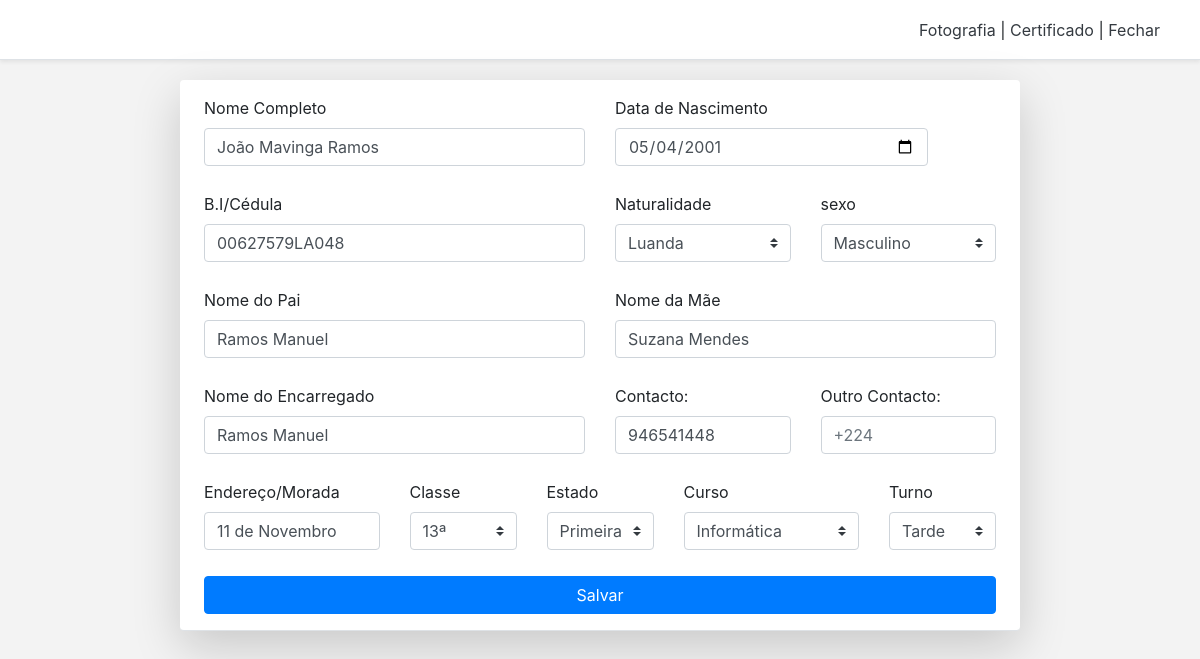
/paginas/ed_matricula.php?&id=1 (signed in), run on the app's committed database.
### tables this page shows
CREATE TABLE IF NOT EXISTS `matricula` (
  `id_matricula` int(11) NOT NULL AUTO_INCREMENT,
  `nome` varchar(50) NOT NULL,
  `data` date NOT NULL,
  `bi` varchar(50) NOT NULL,
  `fk_provincia` int(11) NOT NULL,
  `fk_sexo` int(11) NOT NULL,
  `fk_encarregado` int(11) NOT NULL,
  `fk_contacto` int(11) NOT NULL,
  `fk_morada` int(11) NOT NULL,
  `fk_classe` int(11) NOT NULL,
  `fk_curso` int(11) NOT NULL,
  `fk_turno` int(11) NOT NULL,
  `fk_repitent` int(11) NOT NULL,
  `fk_foto` int(11) NOT NULL,
  `fk_cert` int(11) NOT NULL,
  `criado` date DEFAULT NULL,
  PRIMARY KEY (`id_matricula`),
  KEY `fk_provincia` (`fk_provincia`),
  KEY `fk_sexo` (`fk_sexo`),
  KEY `fk_encarregado` (`fk_encarregado`),
  KEY `fk_contacto` (`fk_contacto`),
  KEY `fk_morada` (`fk_morada`),
  KEY `fk_classe` (`fk_classe`),
  KEY `fk_curso` (`fk_curso`),
  KEY `fk_turno` (`fk_turno`),
  KEY `fk_repitent` (`fk_repitent`),
  KEY `fk_foto` (`fk_foto`),
  KEY `fk_cert` (`fk_cert`)
);

CREATE TABLE IF NOT EXISTS `provincia` (
  `id_provincia` int(11) NOT NULL AUTO_INCREMENT,
  `provincia` varchar(50) NOT NULL,
  PRIMARY KEY (`id_provincia`)
);

CREATE TABLE IF NOT EXISTS `sexo` (
  `id_sexo` int(11) NOT NULL AUTO_INCREMENT,
  `sexo` varchar(10) NOT NULL,
  PRIMARY KEY (`id_sexo`)
);

CREATE TABLE IF NOT EXISTS `encarregado` (
  `id_encarregado` int(11) NOT NULL AUTO_INCREMENT,
  `pai` varchar(50) NOT NULL,
  `mae` varchar(50) NOT NULL,
  `encarregado` varchar(50) NOT NULL,
  PRIMARY KEY (`id_encarregado`)
);

CREATE TABLE IF NOT EXISTS `contacto` (
  `id_contacto` int(11) NOT NULL AUTO_INCREMENT,
  `contacto` varchar(9) NOT NULL,
  `outro` varchar(9) DEFAULT NULL,
  PRIMARY KEY (`id_contacto`)
);

CREATE TABLE IF NOT EXISTS `morada` (
  `id_morada` int(11) NOT NULL AUTO_INCREMENT,
  `morada` varchar(45) NOT NULL,
  PRIMARY KEY (`id_morada`)
);

CREATE TABLE IF NOT EXISTS `classe` (
  `id_classe` int(11) NOT NULL AUTO_INCREMENT,
  `classe` varchar(50) NOT NULL,
  PRIMARY KEY (`id_classe`)
);

CREATE TABLE IF NOT EXISTS `repitent` (
  `id_repitent` int(11) NOT NULL AUTO_INCREMENT,
  `repitent` varchar(20) NOT NULL,
  PRIMARY KEY (`id_repitent`)
);

CREATE TABLE IF NOT EXISTS `curso` (
  `id_curso` int(11) NOT NULL AUTO_INCREMENT,
  `curso` varchar(50) NOT NULL,
  PRIMARY KEY (`id_curso`)
);

CREATE TABLE IF NOT EXISTS `turno` (
  `id_turno` int(11) NOT NULL AUTO_INCREMENT,
  `turno` varchar(50) NOT NULL,
  PRIMARY KEY (`id_turno`)
);

### paginas/ed_matricula.php (the view, shortened to what this page needs)
<?php
include('../php/conexao.php');
?>
<!doctype html>
<html lang="">
  <head>
    <link href="../assets/bootstrap/css/bootstrap.min.css" rel="stylesheet">
    <link href="../assets/fontawesome/all.min.css" rel="stylesheet">
    <link href="pricing.css" rel="stylesheet">
  </head>
  <body>
    <?php
      $id = $_GET["id"];
      $sql = mysqli_query($conexao,"SELECT * from matricula JOIN encarregado ON matricula.fk_encarregado=encarregado.id_encarregado JOIN contacto ON matricula.fk_contacto=contacto.id_contacto JOIN morada ON matricula.fk_morada=morada.id_morada JOIN repitent ON matricula.fk_repitent = repitent.id_repitent  where id_matricula='$id'");
      $exibe = mysqli_fetch_assoc($sql);
    ?>
    <div class="menu d-flex flex-column flex-md-row align-items-center p-3 px-md-4 mb-3 bg-white border-bottom shadow-sm">
      <nav class="my-2 my-md-0 mr-md-3">
        <?php echo "<a href='ed_foto.php?&id=".$exibe['id_matricula']."'class='text-dark'>Fotografia</a>";?> |
        <?php echo "<a href='ed_cert.php?&id=".$exibe['id_matricula']."'class='text-dark'>Certificado</a>";?> |
        <?php echo "<a href='../recibos/matricula.php?&id=".$exibe['id_matricula']."'class='text-dark'>Fechar</a>";?>
      </nav>
    </div>
    <div class="form p-3 px-md-4 mb-3 bg-white border-bottom shadow-lg p3 md-5 rounded">
      <form method="POST" action="../php/editar_matricula.php" autocomplete="off">
          <div class="row">
            <div class="col-md-6 mb-3">
              <label>Nome Completo</label>
              <input type="text" class="form-control" name="nome" value="<?php echo $exibe['nome'];?>">
            </div>
            <div class="col-md-5 mb-3">
              <label>Data de Nascimento</label>
              <input type="date" class="form-control" name="data" value="<?php echo $exibe['data'];?>">
            </div>
            <div class="col-md-6 mb-3">
              <label>B.I/Cédula</label>
              <input type="text" class="form-control" name="bi" value="<?php echo $exibe['bi'];?>">
            </div>
            <div class="col-md-3 mb-3">
              <label>Naturalidade</label>
              <select class="custom-select d-block w-100" name="fk_provincia" value="<?php echo $exibe['fk_provincia'];?>">
                <?php
                  $seleciona = mysqli_query($conexao,"SELECT * FROM provincia");
                  while($Visualizar = mysqli_fetch_assoc($seleciona)){
                ?>
                <option value="<?php echo $Visualizar['id_provincia']; ?>" <?php if ($Visualizar['id_provincia'] == $exibe['fk_provincia']){echo "selected";} ?> >
                <?php echo $Visualizar['provincia']; ?></option>
                <?php
                  }
                ?>
              </select>
            </div>
            <div class="col-md-3 mb-3">
              <label>sexo</label>
              <select class="custom-select d-block w-100" name="fk_sexo" value="<?php echo $exibe['fk_sexo'];?>">
                <?php
                  $seleciona = mysqli_query($conexao,"SELECT * FROM sexo");
                  while($Visualizar = mysqli_fetch_assoc($seleciona)){
                ?>
                <option value="<?php echo $Visualizar['id_sexo']; ?>" <?php if ($Visualizar['id_sexo'] == $exibe['fk_sexo']){echo "selected";} ?> >
                    <?php echo $Visualizar['sexo']; ?></option>
                  <?php
                    }
                  ?>
              </select>
            </div>
            <div class="col-md-6 mb-3">
              <label>Nome do Pai</label>
              <input type="text" class="form-control" name="pai" value="<?php echo $exibe['pai'];?>">
            </div>
            <div class="col-md-6 mb-3">
              <label>Nome da Mãe</label>
              <input type="text" class="form-control" name="mae" value="<?php echo $exibe['mae'];?>">
            </div>
            <div class="col-md-6 mb-3">
              <label>Nome do Encarregado</label>
              <input type="text" class="form-control" name="encarregado" value="<?php echo $exibe['encarregado'];?>">
            </div>
            <div class="col-md-3 mb-3">
              <label>Contacto:</label>
              <input type="text" class="form-control" name="contacto" placeholder="+224" value="<?php echo $exibe['contacto'];?>">
            </div>
            <div class="col-md-3 mb-3">
              <label>Outro Contacto:</label>
              <input type="text" class="form-control" name="outro" placeholder="+224" value="<?php echo $exibe['outro'];?>">
            </div>
            <div class="col-md-3 mb-3">
              <label>Endereço/Morada</label>
              <input type="text" class="form-control" name="morada" placeholder="Bairro" value="<?php echo $exibe['morada'];?>">
            </div>
            <div class="col-md-2 mb-2">
              <label>Classe</label>
              <select class="custom-select d-block w-100 selection-1" onchange="ocultar();" name="fk_classe" id="classe" value="<?php echo $exibe['fk_classe'];?>">
                <?php
                  $seleciona = mysqli_query($conexao,"SELECT * FROM classe");
                  while($Visualizar = mysqli_fetch_assoc($seleciona)){
                ?>
                <option value="<?php echo $Visualizar['id_classe']; ?>" <?php if ($Visualizar['id_classe'] == $exibe['fk_classe']){echo "selected";} ?> >
                <?php echo $Visualizar['classe']; ?></option>
                <?php
                  }
                ?>
              </select>
            </div>
            <div class="col-md-2 mb-2">
              <label>Estado</label>
              <select class="custom-select d-block w-100 selection-1" name="fk_repitent" value="<?php echo $exibe['fk_repitent'];?>">
                <?php
                  $seleciona = mysqli_query($conexao,"SELECT * FROM repitent");
                  while($Visualizar = mysqli_fetch_assoc($seleciona)){
                ?>
                <option value="<?php echo $Visualizar['id_repitent']; ?>" <?php if ($Visualizar['id_repitent'] == $exibe['fk_repitent']){echo "selected";} ?> >
                <?php echo $Visualizar['repitent']; ?></option>
                <?php
                  }
                ?>
              </select>
            </div>
            <div class="col-md-3 mb-3">
              <label>Curso</label>
              <select class="custom-select d-block w-100" name="fk_curso" id="curso" value="<?php echo $exibe['fk_curso'];?>">
                <?php
                  $seleciona = mysqli_query($conexao,"SELECT * FROM curso");
                  while($Visualizar = mysqli_fetch_assoc($seleciona)){
                ?>
                <option value="<?php echo $Visualizar['id_curso']; ?>" <?php if ($Visualizar['id_curso'] == $exibe['fk_curso']){echo "selected";} ?> >
                <?php echo $Visualizar['curso']; ?></option>
                  <?php
                    }
                  ?>
              </select>
            </div>
            <div class="col-md-2 mb-3">
              <label>Turno</label>
              <select class="custom-select d-block w-100" name="fk_turno" value="<?php echo $exibe['fk_turno'];?>">
                <?php
                  $seleciona = mysqli_query($conexao,"SELECT * FROM turno");
                  while($Visualizar = mysqli_fetch_assoc($seleciona)){
                ?>
                <option value="<?php echo $Visualizar['id_turno']; ?>" <?php if ($Visualizar['id_turno'] == $exibe['fk_turno']){echo "selected";} ?> >
                <?php echo $Visualizar['turno']; ?></option>
                <?php
                  }
                ?>
              </select>
            </div>
          </div>
          <input name="editar" value="Salvar" class="b btn btn-primary" data-toggle="modal" data-target="#exampleModal">
        </form>
    </div>
  </body>
</html>

### paginas/pricing.css (style rules this page uses)
html { font-size: 14px; }
@media (min-width: 768px) { html { font-size: 16px; } }
.menu { height: 60px; }
a { text-decoration: none; }

### paginas/ed_matricula.php (style rules this page uses)
body { background: #f3f3f3; }
.form { width: 70%;margin: auto;margin-top: 20px;border-radius: 10px; }
.form-control { margin-bottom: 10px; }
.b { width: 100%; }

### data on the page
matricula: nome "João Mavinga Ramos", data "05/04/2001", bi "00627579LA048", fk_provincia "Luanda", fk_sexo "Masculino", pai "Ramos Manuel", mae "Suzana Mendes", encarregado "Ramos Manuel", contacto "946541448", morada "11 de Novembro", fk_classe "13ª", fk_repitent "Primeira vez", fk_curso "Informática", fk_turno "Tarde"
